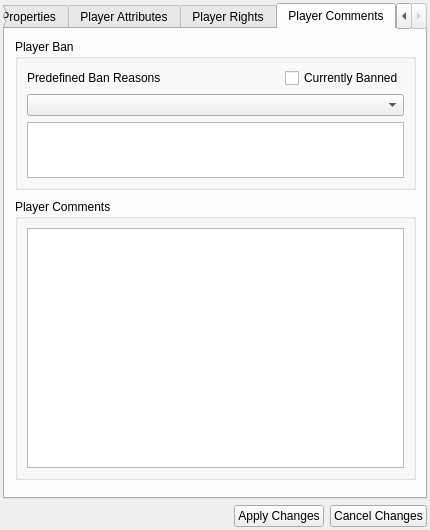
<ui version="4.0" >
 <class>FViewAccount</class>
 <widget class="QWidget" name="FViewAccount" >
  <property name="geometry" >
   <rect>
    <x>0</x>
    <y>0</y>
    <width>430</width>
    <height>530</height>
   </rect>
  </property>
  <property name="sizePolicy" >
   <sizepolicy vsizetype="Fixed" hsizetype="Fixed" >
    <horstretch>0</horstretch>
    <verstretch>0</verstretch>
   </sizepolicy>
  </property>
  <property name="windowTitle" >
   <string>Viewing Account: Joey (127.0.0.1)</string>
  </property>
  <property name="windowIcon" >
   <iconset resource="resource.qrc" >:/RC/remotecontrol.png</iconset>
  </property>
  <layout class="QGridLayout" >
   <property name="leftMargin" >
    <number>3</number>
   </property>
   <property name="topMargin" >
    <number>3</number>
   </property>
   <property name="rightMargin" >
    <number>3</number>
   </property>
   <property name="bottomMargin" >
    <number>3</number>
   </property>
   <item row="0" column="0" colspan="3" >
    <widget class="QTabWidget" name="tabWidget" >
     <property name="currentIndex" >
      <number>3</number>
     </property>
     <widget class="QWidget" name="tab_1" >
      <attribute name="title" >
       <string>Player Properties</string>
      </attribute>
      <widget class="QGroupBox" name="groupBox_5" >
       <property name="geometry" >
        <rect>
         <x>9</x>
         <y>9</y>
         <width>401</width>
         <height>80</height>
        </rect>
       </property>
       <property name="title" >
        <string>Account Location</string>
       </property>
       <layout class="QGridLayout" >
        <property name="leftMargin" >
         <number>9</number>
        </property>
        <property name="topMargin" >
         <number>9</number>
        </property>
        <property name="rightMargin" >
         <number>9</number>
        </property>
        <property name="bottomMargin" >
         <number>9</number>
        </property>
        <property name="horizontalSpacing" >
         <number>6</number>
        </property>
        <property name="verticalSpacing" >
         <number>6</number>
        </property>
        <item row="1" column="2" >
         <widget class="QLabel" name="label_17" >
          <property name="text" >
           <string>Y:  </string>
          </property>
          <property name="alignment" >
           <set>Qt::AlignRight|Qt::AlignTrailing|Qt::AlignVCenter</set>
          </property>
         </widget>
        </item>
        <item row="1" column="1" >
         <widget class="QLineEdit" name="ppX" />
        </item>
        <item row="1" column="3" >
         <widget class="QLineEdit" name="ppY" />
        </item>
        <item row="1" column="0" >
         <widget class="QLabel" name="label_16" >
          <property name="text" >
           <string>X: </string>
          </property>
          <property name="alignment" >
           <set>Qt::AlignRight|Qt::AlignTrailing|Qt::AlignVCenter</set>
          </property>
         </widget>
        </item>
        <item row="0" column="1" colspan="3" >
         <widget class="QLineEdit" name="ppLevel" />
        </item>
        <item row="0" column="0" >
         <widget class="QLabel" name="label_15" >
          <property name="text" >
           <string>Level Name: </string>
          </property>
         </widget>
        </item>
       </layout>
      </widget>
      <widget class="QGroupBox" name="groupBox_4" >
       <property name="geometry" >
        <rect>
         <x>9</x>
         <y>88</y>
         <width>401</width>
         <height>211</height>
        </rect>
       </property>
       <property name="title" >
        <string>Account Attributes</string>
       </property>
       <widget class="QLabel" name="label_3" >
        <property name="geometry" >
         <rect>
          <x>10</x>
          <y>24</y>
          <width>59</width>
          <height>20</height>
         </rect>
        </property>
        <property name="text" >
         <string>Hearts</string>
        </property>
       </widget>
       <widget class="QLabel" name="label_9" >
        <property name="geometry" >
         <rect>
          <x>204</x>
          <y>24</y>
          <width>58</width>
          <height>20</height>
         </rect>
        </property>
        <property name="text" >
         <string>Full Hearts</string>
        </property>
       </widget>
       <widget class="QLabel" name="label_4" >
        <property name="geometry" >
         <rect>
          <x>10</x>
          <y>50</y>
          <width>59</width>
          <height>20</height>
         </rect>
        </property>
        <property name="text" >
         <string>Alignment</string>
        </property>
       </widget>
       <widget class="QLabel" name="label_10" >
        <property name="geometry" >
         <rect>
          <x>204</x>
          <y>50</y>
          <width>58</width>
          <height>20</height>
         </rect>
        </property>
        <property name="text" >
         <string>Magic Points</string>
        </property>
       </widget>
       <widget class="QLabel" name="label_6" >
        <property name="geometry" >
         <rect>
          <x>10</x>
          <y>76</y>
          <width>59</width>
          <height>20</height>
         </rect>
        </property>
        <property name="text" >
         <string>Gralats</string>
        </property>
       </widget>
       <widget class="QLabel" name="label_11" >
        <property name="geometry" >
         <rect>
          <x>204</x>
          <y>76</y>
          <width>58</width>
          <height>20</height>
         </rect>
        </property>
        <property name="text" >
         <string>Gloves</string>
        </property>
       </widget>
       <widget class="QLabel" name="label_12" >
        <property name="geometry" >
         <rect>
          <x>204</x>
          <y>102</y>
          <width>58</width>
          <height>20</height>
         </rect>
        </property>
        <property name="text" >
         <string>Arrows</string>
        </property>
       </widget>
       <widget class="QLabel" name="label_7" >
        <property name="geometry" >
         <rect>
          <x>10</x>
          <y>154</y>
          <width>59</width>
          <height>20</height>
         </rect>
        </property>
        <property name="text" >
         <string>Shield Power</string>
        </property>
       </widget>
       <widget class="QLabel" name="label_13" >
        <property name="geometry" >
         <rect>
          <x>204</x>
          <y>128</y>
          <width>58</width>
          <height>20</height>
         </rect>
        </property>
        <property name="text" >
         <string>Sword Img.</string>
        </property>
       </widget>
       <widget class="QLabel" name="label_14" >
        <property name="geometry" >
         <rect>
          <x>204</x>
          <y>154</y>
          <width>58</width>
          <height>20</height>
         </rect>
        </property>
        <property name="text" >
         <string>Shield Img.</string>
        </property>
       </widget>
       <widget class="QLineEdit" name="ppMP" >
        <property name="geometry" >
         <rect>
          <x>268</x>
          <y>50</y>
          <width>123</width>
          <height>20</height>
         </rect>
        </property>
       </widget>
       <widget class="QLineEdit" name="ppGralats" >
        <property name="geometry" >
         <rect>
          <x>75</x>
          <y>76</y>
          <width>123</width>
          <height>20</height>
         </rect>
        </property>
       </widget>
       <widget class="QLineEdit" name="ppGlove" >
        <property name="geometry" >
         <rect>
          <x>268</x>
          <y>76</y>
          <width>123</width>
          <height>20</height>
         </rect>
        </property>
       </widget>
       <widget class="QLineEdit" name="ppArrows" >
        <property name="geometry" >
         <rect>
          <x>268</x>
          <y>102</y>
          <width>123</width>
          <height>20</height>
         </rect>
        </property>
       </widget>
       <widget class="QLabel" name="label_5" >
        <property name="geometry" >
         <rect>
          <x>10</x>
          <y>128</y>
          <width>63</width>
          <height>20</height>
         </rect>
        </property>
        <property name="text" >
         <string>Sword Power</string>
        </property>
       </widget>
       <widget class="QLabel" name="label_8" >
        <property name="geometry" >
         <rect>
          <x>10</x>
          <y>102</y>
          <width>59</width>
          <height>20</height>
         </rect>
        </property>
        <property name="text" >
         <string>Bombs</string>
        </property>
       </widget>
       <widget class="QLineEdit" name="ppBombs" >
        <property name="geometry" >
         <rect>
          <x>75</x>
          <y>102</y>
          <width>123</width>
          <height>20</height>
         </rect>
        </property>
       </widget>
       <widget class="QLineEdit" name="ppSwordImg" >
        <property name="geometry" >
         <rect>
          <x>268</x>
          <y>128</y>
          <width>123</width>
          <height>20</height>
         </rect>
        </property>
       </widget>
       <widget class="QLineEdit" name="ppShieldPower" >
        <property name="geometry" >
         <rect>
          <x>75</x>
          <y>154</y>
          <width>123</width>
          <height>20</height>
         </rect>
        </property>
       </widget>
       <widget class="QLineEdit" name="ppShieldImg" >
        <property name="geometry" >
         <rect>
          <x>268</x>
          <y>154</y>
          <width>123</width>
          <height>20</height>
         </rect>
        </property>
       </widget>
       <widget class="QLineEdit" name="ppPower" >
        <property name="geometry" >
         <rect>
          <x>75</x>
          <y>24</y>
          <width>123</width>
          <height>20</height>
         </rect>
        </property>
       </widget>
       <widget class="QLineEdit" name="ppMaxPower" >
        <property name="geometry" >
         <rect>
          <x>268</x>
          <y>24</y>
          <width>123</width>
          <height>20</height>
         </rect>
        </property>
       </widget>
       <widget class="QLineEdit" name="ppAP" >
        <property name="geometry" >
         <rect>
          <x>75</x>
          <y>50</y>
          <width>123</width>
          <height>20</height>
         </rect>
        </property>
       </widget>
       <widget class="QLineEdit" name="ppSwordPower" >
        <property name="geometry" >
         <rect>
          <x>75</x>
          <y>128</y>
          <width>123</width>
          <height>20</height>
         </rect>
        </property>
       </widget>
       <widget class="QCheckBox" name="ppGender" >
        <property name="geometry" >
         <rect>
          <x>11</x>
          <y>181</y>
          <width>122</width>
          <height>18</height>
         </rect>
        </property>
        <property name="text" >
         <string>Male (checked)</string>
        </property>
       </widget>
       <widget class="QCheckBox" name="ppWeapons" >
        <property name="geometry" >
         <rect>
          <x>139</x>
          <y>181</y>
          <width>123</width>
          <height>18</height>
         </rect>
        </property>
        <property name="text" >
         <string>Weapons Enabled</string>
        </property>
       </widget>
       <widget class="QCheckBox" name="ppSpin" >
        <property name="geometry" >
         <rect>
          <x>268</x>
          <y>181</y>
          <width>122</width>
          <height>18</height>
         </rect>
        </property>
        <property name="text" >
         <string>Spin Attack</string>
        </property>
       </widget>
      </widget>
      <widget class="QGroupBox" name="groupBox_6" >
       <property name="geometry" >
        <rect>
         <x>9</x>
         <y>297</y>
         <width>403</width>
         <height>154</height>
        </rect>
       </property>
       <property name="title" >
        <string>Account Look</string>
       </property>
       <layout class="QGridLayout" >
        <property name="leftMargin" >
         <number>9</number>
        </property>
        <property name="topMargin" >
         <number>9</number>
        </property>
        <property name="rightMargin" >
         <number>9</number>
        </property>
        <property name="bottomMargin" >
         <number>9</number>
        </property>
        <property name="horizontalSpacing" >
         <number>6</number>
        </property>
        <property name="verticalSpacing" >
         <number>6</number>
        </property>
        <item row="4" column="0" >
         <widget class="QLabel" name="label_26" >
          <property name="text" >
           <string>Belt Color</string>
          </property>
         </widget>
        </item>
        <item row="4" column="1" >
         <widget class="QComboBox" name="ppBelt" />
        </item>
        <item row="3" column="3" >
         <widget class="QComboBox" name="ppShoe" />
        </item>
        <item row="3" column="1" >
         <widget class="QComboBox" name="ppSleeve" />
        </item>
        <item row="2" column="3" >
         <widget class="QComboBox" name="ppCoat" />
        </item>
        <item row="0" column="3" >
         <widget class="QLineEdit" name="ppBody" />
        </item>
        <item row="0" column="1" >
         <widget class="QLineEdit" name="ppHead" />
        </item>
        <item row="2" column="1" >
         <widget class="QComboBox" name="ppSkin" />
        </item>
        <item row="1" column="1" >
         <widget class="QLineEdit" name="ppHat" />
        </item>
        <item row="3" column="2" >
         <widget class="QLabel" name="label_25" >
          <property name="text" >
           <string>Shoe Color</string>
          </property>
         </widget>
        </item>
        <item row="2" column="2" >
         <widget class="QLabel" name="label_24" >
          <property name="text" >
           <string>Coat Color</string>
          </property>
         </widget>
        </item>
        <item row="3" column="0" >
         <widget class="QLabel" name="label_23" >
          <property name="text" >
           <string>Sleeve Color</string>
          </property>
         </widget>
        </item>
        <item row="2" column="0" >
         <widget class="QLabel" name="label_22" >
          <property name="text" >
           <string>Skin Color</string>
          </property>
         </widget>
        </item>
        <item row="1" column="3" >
         <widget class="QLineEdit" name="ppAni" />
        </item>
        <item row="1" column="2" >
         <widget class="QLabel" name="label_21" >
          <property name="text" >
           <string>Animation</string>
          </property>
         </widget>
        </item>
        <item row="1" column="0" >
         <widget class="QLabel" name="label_20" >
          <property name="enabled" >
           <bool>true</bool>
          </property>
          <property name="text" >
           <string>Hat Img.</string>
          </property>
         </widget>
        </item>
        <item row="0" column="2" >
         <widget class="QLabel" name="label_19" >
          <property name="text" >
           <string>Body Img.</string>
          </property>
         </widget>
        </item>
        <item row="0" column="0" >
         <widget class="QLabel" name="label_18" >
          <property name="text" >
           <string>Head Img.</string>
          </property>
         </widget>
        </item>
       </layout>
      </widget>
     </widget>
     <widget class="QWidget" name="tab_2" >
      <attribute name="title" >
       <string>Player Attributes</string>
      </attribute>
      <widget class="QGroupBox" name="groupBox_8" >
       <property name="geometry" >
        <rect>
         <x>11</x>
         <y>158</y>
         <width>400</width>
         <height>140</height>
        </rect>
       </property>
       <property name="title" >
        <string>Account Flags</string>
       </property>
       <layout class="QGridLayout" >
        <property name="leftMargin" >
         <number>9</number>
        </property>
        <property name="topMargin" >
         <number>9</number>
        </property>
        <property name="rightMargin" >
         <number>9</number>
        </property>
        <property name="bottomMargin" >
         <number>9</number>
        </property>
        <property name="horizontalSpacing" >
         <number>6</number>
        </property>
        <property name="verticalSpacing" >
         <number>6</number>
        </property>
        <item row="0" column="0" >
         <widget class="QTextEdit" name="paFlags" >
          <property name="lineWrapMode" >
           <enum>QTextEdit::NoWrap</enum>
          </property>
         </widget>
        </item>
       </layout>
      </widget>
      <widget class="QGroupBox" name="groupBox_7" >
       <property name="geometry" >
        <rect>
         <x>11</x>
         <y>10</y>
         <width>400</width>
         <height>140</height>
        </rect>
       </property>
       <property name="title" >
        <string>Account Chests</string>
       </property>
       <layout class="QGridLayout" >
        <property name="leftMargin" >
         <number>9</number>
        </property>
        <property name="topMargin" >
         <number>9</number>
        </property>
        <property name="rightMargin" >
         <number>9</number>
        </property>
        <property name="bottomMargin" >
         <number>9</number>
        </property>
        <property name="horizontalSpacing" >
         <number>6</number>
        </property>
        <property name="verticalSpacing" >
         <number>6</number>
        </property>
        <item row="0" column="0" >
         <widget class="QTextEdit" name="paChests" >
          <property name="lineWrapMode" >
           <enum>QTextEdit::NoWrap</enum>
          </property>
         </widget>
        </item>
       </layout>
      </widget>
      <widget class="QGroupBox" name="groupBox_9" >
       <property name="geometry" >
        <rect>
         <x>11</x>
         <y>304</y>
         <width>400</width>
         <height>151</height>
        </rect>
       </property>
       <property name="title" >
        <string>Account Weapons</string>
       </property>
       <layout class="QGridLayout" >
        <property name="leftMargin" >
         <number>9</number>
        </property>
        <property name="topMargin" >
         <number>9</number>
        </property>
        <property name="rightMargin" >
         <number>9</number>
        </property>
        <property name="bottomMargin" >
         <number>9</number>
        </property>
        <property name="horizontalSpacing" >
         <number>6</number>
        </property>
        <property name="verticalSpacing" >
         <number>6</number>
        </property>
        <item row="0" column="0" >
         <widget class="QTextEdit" name="paWeapons" >
          <property name="lineWrapMode" >
           <enum>QTextEdit::NoWrap</enum>
          </property>
         </widget>
        </item>
       </layout>
      </widget>
     </widget>
     <widget class="QWidget" name="tab_3" >
      <attribute name="title" >
       <string>Player Rights</string>
      </attribute>
      <widget class="QGroupBox" name="groupBox_2" >
       <property name="geometry" >
        <rect>
         <x>9</x>
         <y>321</y>
         <width>405</width>
         <height>131</height>
        </rect>
       </property>
       <property name="title" >
        <string>Acccount Folders</string>
       </property>
       <layout class="QGridLayout" >
        <property name="leftMargin" >
         <number>9</number>
        </property>
        <property name="topMargin" >
         <number>9</number>
        </property>
        <property name="rightMargin" >
         <number>9</number>
        </property>
        <property name="bottomMargin" >
         <number>9</number>
        </property>
        <property name="horizontalSpacing" >
         <number>6</number>
        </property>
        <property name="verticalSpacing" >
         <number>6</number>
        </property>
        <item row="0" column="0" >
         <widget class="QTextEdit" name="prFolders" >
          <property name="lineWrapMode" >
           <enum>QTextEdit::NoWrap</enum>
          </property>
         </widget>
        </item>
       </layout>
      </widget>
      <widget class="QGroupBox" name="groupBox_3" >
       <property name="geometry" >
        <rect>
         <x>9</x>
         <y>9</y>
         <width>405</width>
         <height>80</height>
        </rect>
       </property>
       <property name="title" >
        <string>Account Information</string>
       </property>
       <layout class="QGridLayout" >
        <property name="leftMargin" >
         <number>9</number>
        </property>
        <property name="topMargin" >
         <number>9</number>
        </property>
        <property name="rightMargin" >
         <number>9</number>
        </property>
        <property name="bottomMargin" >
         <number>9</number>
        </property>
        <property name="horizontalSpacing" >
         <number>6</number>
        </property>
        <property name="verticalSpacing" >
         <number>6</number>
        </property>
        <item row="1" column="2" >
         <widget class="QLineEdit" name="prIPRange" />
        </item>
        <item row="0" column="0" >
         <widget class="QLabel" name="label" >
          <property name="text" >
           <string>Account Name</string>
          </property>
         </widget>
        </item>
        <item row="0" column="1" >
         <spacer>
          <property name="orientation" >
           <enum>Qt::Horizontal</enum>
          </property>
          <property name="sizeHint" >
           <size>
            <width>40</width>
            <height>20</height>
           </size>
          </property>
         </spacer>
        </item>
        <item row="1" column="1" >
         <spacer>
          <property name="orientation" >
           <enum>Qt::Horizontal</enum>
          </property>
          <property name="sizeHint" >
           <size>
            <width>40</width>
            <height>20</height>
           </size>
          </property>
         </spacer>
        </item>
        <item row="1" column="0" >
         <widget class="QLabel" name="label_2" >
          <property name="text" >
           <string>IP Range</string>
          </property>
         </widget>
        </item>
        <item row="0" column="2" >
         <widget class="QLineEdit" name="prAccount" />
        </item>
       </layout>
      </widget>
      <widget class="QGroupBox" name="groupBox" >
       <property name="geometry" >
        <rect>
         <x>9</x>
         <y>95</y>
         <width>405</width>
         <height>220</height>
        </rect>
       </property>
       <property name="title" >
        <string>Account Rights</string>
       </property>
       <layout class="QGridLayout" >
        <property name="leftMargin" >
         <number>9</number>
        </property>
        <property name="topMargin" >
         <number>9</number>
        </property>
        <property name="rightMargin" >
         <number>9</number>
        </property>
        <property name="bottomMargin" >
         <number>9</number>
        </property>
        <property name="horizontalSpacing" >
         <number>6</number>
        </property>
        <property name="verticalSpacing" >
         <number>6</number>
        </property>
        <item row="6" column="1" >
         <widget class="QCheckBox" name="pr17" >
          <property name="text" >
           <string>Change server options</string>
          </property>
         </widget>
        </item>
        <item row="8" column="1" >
         <widget class="QCheckBox" name="pr19" >
          <property name="text" >
           <string>Edit folder rights</string>
          </property>
         </widget>
        </item>
        <item row="0" column="0" >
         <widget class="QCheckBox" name="pr1" >
          <property name="text" >
           <string>Warpto x y</string>
          </property>
         </widget>
        </item>
        <item row="8" column="0" >
         <widget class="QCheckBox" name="pr9" >
          <property name="text" >
           <string>Reset attributes</string>
          </property>
         </widget>
        </item>
        <item row="1" column="1" >
         <widget class="QCheckBox" name="pr12" >
          <property name="text" >
           <string>Set server flags</string>
          </property>
         </widget>
        </item>
        <item row="5" column="1" >
         <widget class="QCheckBox" name="pr16" >
          <property name="text" >
           <string>Empty 2</string>
          </property>
         </widget>
        </item>
        <item row="4" column="0" >
         <widget class="QCheckBox" name="pr5" >
          <property name="text" >
           <string>Disconnect players</string>
          </property>
         </widget>
        </item>
        <item row="2" column="1" >
         <widget class="QCheckBox" name="pr13" >
          <property name="text" >
           <string>Change rights</string>
          </property>
         </widget>
        </item>
        <item row="3" column="1" >
         <widget class="QCheckBox" name="pr14" >
          <property name="text" >
           <string>Ban players</string>
          </property>
         </widget>
        </item>
        <item row="5" column="0" >
         <widget class="QCheckBox" name="pr6" >
          <property name="text" >
           <string>View player attributes</string>
          </property>
         </widget>
        </item>
        <item row="0" column="1" >
         <widget class="QCheckBox" name="pr11" >
          <property name="text" >
           <string>Empty 1</string>
          </property>
         </widget>
        </item>
        <item row="7" column="1" >
         <widget class="QCheckBox" name="pr18" >
          <property name="text" >
           <string>Edit folder configuration</string>
          </property>
         </widget>
        </item>
        <item row="6" column="0" >
         <widget class="QCheckBox" name="pr7" >
          <property name="text" >
           <string>Set player attributes</string>
          </property>
         </widget>
        </item>
        <item row="2" column="0" >
         <widget class="QCheckBox" name="pr3" >
          <property name="text" >
           <string>Warp players</string>
          </property>
         </widget>
        </item>
        <item row="4" column="1" >
         <widget class="QCheckBox" name="pr15" >
          <property name="text" >
           <string>Change comments</string>
          </property>
         </widget>
        </item>
        <item row="3" column="0" >
         <widget class="QCheckBox" name="pr4" >
          <property name="text" >
           <string>Update level</string>
          </property>
         </widget>
        </item>
        <item row="1" column="0" >
         <widget class="QCheckBox" name="pr2" >
          <property name="text" >
           <string>Warpto player</string>
          </property>
         </widget>
        </item>
        <item row="7" column="0" >
         <widget class="QCheckBox" name="pr8" >
          <property name="text" >
           <string>Set the own attributes</string>
          </property>
         </widget>
        </item>
        <item row="9" column="0" >
         <widget class="QCheckBox" name="pr10" >
          <property name="text" >
           <string>Admin messages</string>
          </property>
         </widget>
        </item>
        <item row="9" column="1" >
         <widget class="QCheckBox" name="pr20" >
          <property name="text" >
           <string>NPC-Control</string>
          </property>
         </widget>
        </item>
       </layout>
      </widget>
     </widget>
     <widget class="QWidget" name="tab_4" >
      <attribute name="title" >
       <string>Player Comments</string>
      </attribute>
      <widget class="QGroupBox" name="groupBox_10" >
       <property name="geometry" >
        <rect>
         <x>10</x>
         <y>10</y>
         <width>401</width>
         <height>151</height>
        </rect>
       </property>
       <property name="title" >
        <string>Player Ban</string>
       </property>
       <layout class="QGridLayout" >
        <property name="leftMargin" >
         <number>9</number>
        </property>
        <property name="topMargin" >
         <number>9</number>
        </property>
        <property name="rightMargin" >
         <number>9</number>
        </property>
        <property name="bottomMargin" >
         <number>9</number>
        </property>
        <property name="horizontalSpacing" >
         <number>6</number>
        </property>
        <property name="verticalSpacing" >
         <number>6</number>
        </property>
        <item row="0" column="1" >
         <spacer>
          <property name="orientation" >
           <enum>Qt::Horizontal</enum>
          </property>
          <property name="sizeHint" >
           <size>
            <width>40</width>
            <height>20</height>
           </size>
          </property>
         </spacer>
        </item>
        <item row="0" column="0" >
         <widget class="QLabel" name="label_27" >
          <property name="text" >
           <string>Predefined Ban Reasons</string>
          </property>
         </widget>
        </item>
        <item row="0" column="2" >
         <widget class="QCheckBox" name="pcBanned" >
          <property name="text" >
           <string>Currently Banned</string>
          </property>
         </widget>
        </item>
        <item row="2" column="0" colspan="3" >
         <widget class="QTextEdit" name="pcBanReason" />
        </item>
        <item row="1" column="0" colspan="3" >
         <widget class="QComboBox" name="pcBans" />
        </item>
       </layout>
      </widget>
      <widget class="QGroupBox" name="groupBox_11" >
       <property name="geometry" >
        <rect>
         <x>10</x>
         <y>170</y>
         <width>401</width>
         <height>281</height>
        </rect>
       </property>
       <property name="title" >
        <string>Player Comments</string>
       </property>
       <layout class="QGridLayout" >
        <property name="leftMargin" >
         <number>9</number>
        </property>
        <property name="topMargin" >
         <number>9</number>
        </property>
        <property name="rightMargin" >
         <number>9</number>
        </property>
        <property name="bottomMargin" >
         <number>9</number>
        </property>
        <property name="horizontalSpacing" >
         <number>6</number>
        </property>
        <property name="verticalSpacing" >
         <number>6</number>
        </property>
        <item row="0" column="0" >
         <widget class="QTextEdit" name="pcComments" />
        </item>
       </layout>
      </widget>
     </widget>
    </widget>
   </item>
   <item row="1" column="0" >
    <spacer>
     <property name="orientation" >
      <enum>Qt::Horizontal</enum>
     </property>
     <property name="sizeHint" >
      <size>
       <width>40</width>
       <height>20</height>
      </size>
     </property>
    </spacer>
   </item>
   <item row="1" column="1" >
    <widget class="QPushButton" name="pApply" >
     <property name="text" >
      <string>Apply Changes</string>
     </property>
    </widget>
   </item>
   <item row="1" column="2" >
    <widget class="QPushButton" name="pCancel" >
     <property name="text" >
      <string>Cancel Changes</string>
     </property>
    </widget>
   </item>
  </layout>
 </widget>
 <resources>
  <include location="resource.qrc" />
 </resources>
 <connections/>
</ui>
